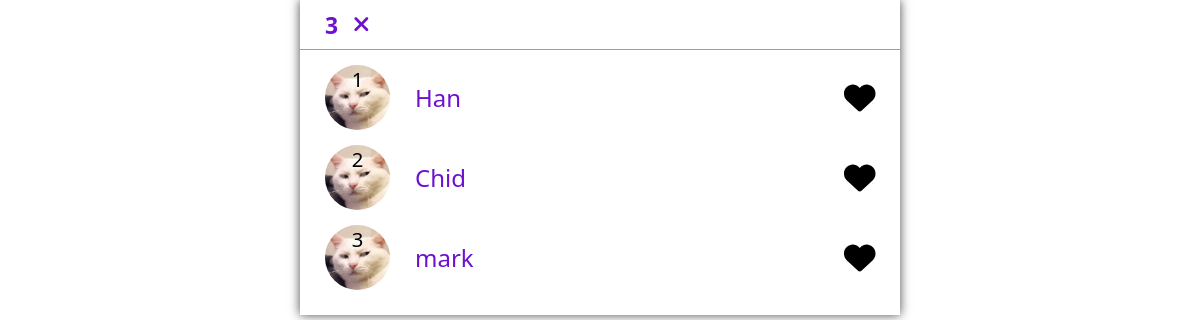
/Like-popup.php, run on the app's committed database.
### tables this page shows
CREATE TABLE `like` (
  `id_user` int(11) NOT NULL,
  `id_post` int(11) NOT NULL
);

CREATE TABLE `user` (
  `id` int(11) NOT NULL AUTO_INCREMENT,
  `username` varchar(50) NOT NULL,
  `password` varchar(50) NOT NULL,
  `name` varchar(100) NOT NULL,
  `email` varchar(100) NOT NULL,
  `gender` int(11) NOT NULL,
  `age` int(11) NOT NULL,
  `img_profile` text NOT NULL,
  `about_me` varchar(255) NOT NULL,
  `img_donate` text NOT NULL,
  PRIMARY KEY (`id`)
);

### Like-popup.php (the view, shortened to what this page needs)
<?php include('server.php'); ?>
<!DOCTYPE html>
<html lang="en">
<head>
	<link rel="stylesheet" href="style.css" />
	<link rel="stylesheet" href="https://cdnjs.cloudflare.com/ajax/libs/font-awesome/6.1.1/css/all.min.css" />
</head>
<body>
	<center>
		<div class="like">
			<div class="top">
				<div class="text-purple"><b><?php
											$query = mysqli_query($conn, "SELECT COUNT(*) FROM `like` WHERE id_post=1");
											$roww = mysqli_fetch_array($query);
											$total = $roww[0];
											echo $total
											?></b></div>
				<i class="fas fa-xmark text-purple btn"></i>
			</div>
		<div class="bottom">
			<?php
			$sql = mysqli_query($conn, "SELECT * FROM `like`
                                INNER JOIN user on `like`.id_user = user.id
                                where id_post = 1");
			while ($row = mysqli_fetch_array($sql)) {
			?>
				<div class="box">
					<div class="inside-box">
						<div class="profile-user"><?php echo $row['img_profile'] ?> </div>
						<div class="username text-purple"> <?php echo $row['name'] ?> </div>
					</div>
					<div class="heart"><i class="fas fa-heart"></i></div>
				</div>
				<?php } ?>
		</div>
	</div>
	</center>
</body>
</html>

### style.css (style rules this page uses)
html, body { margin: 0 !important; padding: 0 !important; }
* { box-sizing: border-box; font-size: 1.03em; font-family: "Segoe UI", Tahoma, Geneva, Verdana, sans-serif; }
.box > * { margin-top: 15px; }
.btn { font-weight: bold; color: white; text-align: center; padding: 15px; border-radius: 5px; cursor: pointer; }
.text-purple { color: #6d11cf; }
.post, .donatepopup, .like { box-shadow: 0px 0px 10px 0px rgba(0, 0, 0, 0.719); width: 50%; max-width: 750px; min-width: 600px; }
.like { max-width: 650px; min-width: 500px; }
.post .top, .donatepopup .top, .like .top { display: flex; position: relative; height: 50px; justify-content: center; align-items: center; font-size: 1.2em; border-bottom: 1px solid rgba(114, 114, 114, 0.699); }
.like .top { justify-content: left; padding-left: 25px; }
.like .top { display: flex; }
.profile-user { background-image: url("./images/profile/profile_test.jpg"); background-position: center; background-size: contain; background-repeat: no-repeat; width: 65px; height: 65px; border-radius: 50%; margin-right: 25px; }
.like .username { font-size: 24px; }
.like .bottom .box { display: flex; align-items: center; justify-content: space-between; }
.like .bottom { padding: 25px; padding-top: 0px; }
.like .inside-box { display: flex; align-items: center; }
.like .box .heart { font-size: 1.6em; }

### data on the page
like: user.img_profile "1", user.name "Han"
like: user.img_profile "2", user.name "Chid"
like: user.img_profile "3", user.name "mark"

### other printed values
$total "3"
